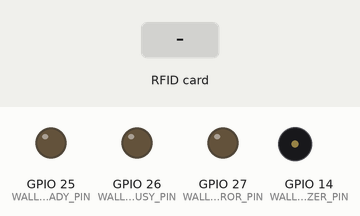
A program run on a simulated ESP32. Shown: output pins drawn as LEDs (lit = HIGH), buzzer (waves = sounding). The test bench sets the inputs (shaded band). WiFi joins after 1.5 s; servers stay silent unless stated; random numbers use the default seed unless the program sets one; what the program prints to the serial monitor is not drawn.

Above: at 0.0 s.
At 1.5 s:
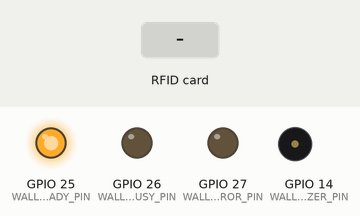
1.6 s: RFID card 5E 7A 19 C4 held to the reader
At 1.66 s:
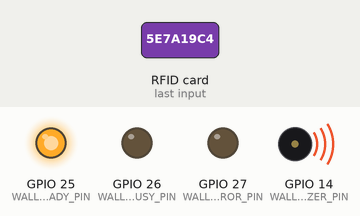
Timing chart, 0 to 4.6 s (numbered marks = the images above; inputs shaded):
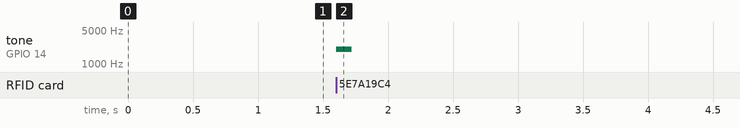

Measured:
- after the input at 1.6 s, tone on GPIO 14 (WALLREADER_BUZZER_PIN): silent → 2000 Hz at once, → silent 0.12 s later

The program:

main.cpp
```cpp
#include <Arduino.h>
#include "Config.h"
#include "Pn532NfcReader.h"
#include "LocalDebugTransport.h"
#include "HttpWallTapTransport.h"
#include "FeedbackController.h"
#include "WifiManager.h"
#include "WallReaderController.h"

static Pn532NfcReader nfcReader(WALLREADER_PN532_IRQ_PIN, WALLREADER_PN532_RESET_PIN);
static FeedbackController feedback(WALLREADER_LED_READY_PIN, WALLREADER_LED_BUSY_PIN,
                                    WALLREADER_LED_ERROR_PIN, WALLREADER_BUZZER_PIN);
static WifiManager wifi(WALLREADER_WIFI_SSID, WALLREADER_WIFI_PASSWORD,
                         WALLREADER_WIFI_CONNECT_TIMEOUT_MS, WALLREADER_WIFI_RETRY_INTERVAL_MS);

static LocalDebugTransport localDebugTransport(WALLREADER_PRODUCTION_MODE != 0);

#if WALLREADER_ENABLE_HTTP_TRANSPORT
static HttpWallTapTransport httpTransport(WALLREADER_BACKEND_URL);
static WallTapTransport* activeTransport = &httpTransport;
#else
static WallTapTransport* activeTransport = &localDebugTransport;
#endif

static WallReaderController controller(
    &nfcReader,
    activeTransport,
    &feedback,
    WALLREADER_READER_DEVICE_ID,
    WALLREADER_WALL_ID,
    WALLREADER_FIRMWARE_VERSION,
    WALLREADER_DUPLICATE_SUPPRESSION_WINDOW_MS,
    WALLREADER_BUSY_COOLDOWN_WINDOW_MS);

void setup() {
  Serial.begin(115200);
  delay(300);
  Serial.println("=== Wall Reader Firmware (Phase 1.25 spike) ===");
  Serial.printf("readerDeviceId=%s wallId=%s firmwareVersion=%s\n",
                WALLREADER_READER_DEVICE_ID, WALLREADER_WALL_ID, WALLREADER_FIRMWARE_VERSION);
#if WALLREADER_PRODUCTION_MODE
  Serial.println("productionMode=1 (raw UID will never be logged)");
#else
  Serial.println("productionMode=0 (spike build - raw UID hex is logged for test verification only)");
#endif

  wifi.begin();
  controller.begin();
}

void loop() {
  wifi.update();
  controller.update();
}
```

FeedbackController.cpp
```cpp
#include "FeedbackController.h"

FeedbackController::FeedbackController(uint8_t readyPin, uint8_t busyPin, uint8_t errorPin, uint8_t buzzerPin)
    : readyPin_(readyPin), busyPin_(busyPin), errorPin_(errorPin), buzzerPin_(buzzerPin) {}

void FeedbackController::begin() {
  pinMode(readyPin_, OUTPUT);
  pinMode(busyPin_, OUTPUT);
  pinMode(errorPin_, OUTPUT);
  pinMode(buzzerPin_, OUTPUT);
  showReady();
}

void FeedbackController::setLeds(bool ready, bool busy, bool error) {
  digitalWrite(readyPin_, ready ? HIGH : LOW);
  digitalWrite(busyPin_, busy ? HIGH : LOW);
  digitalWrite(errorPin_, error ? HIGH : LOW);
}

void FeedbackController::beep(uint16_t freqHz, uint16_t durationMs) {
  tone(buzzerPin_, freqHz, durationMs);
}

void FeedbackController::showReady() {
  setLeds(true, false, false);
}

void FeedbackController::showSuccess() {
  // Ready LED stays lit (the reader IS still ready-ish from the member's
  // point of view) with a short confirming beep layered on top.
  setLeds(true, false, false);
  beep(2000, 120);
}

void FeedbackController::showBusy() {
  setLeds(false, true, false);
  beep(1200, 80);
}

void FeedbackController::showError() {
  setLeds(false, false, true);
  beep(400, 300);
}
```

FeedbackController.h
```cpp
#pragma once

#include <Arduino.h>

// Drives the three status LEDs (READY/BUSY/ERROR) and the piezo buzzer.
// Every show*() call is expected to complete in well under the <250ms
// latency target from docs/TEST_PROTOCOL.md - digitalWrite is immediate and
// tone() returns immediately (it runs off an LEDC hardware timer), so
// callers should invoke these before doing anything slower (transport
// calls, Wi-Fi, etc).
class FeedbackController {
public:
  FeedbackController(uint8_t readyPin, uint8_t busyPin, uint8_t errorPin, uint8_t buzzerPin);

  void begin();
  void showReady();
  void showSuccess();
  void showBusy();
  void showError();

private:
  uint8_t readyPin_, busyPin_, errorPin_, buzzerPin_;

  void setLeds(bool ready, bool busy, bool error);
  void beep(uint16_t freqHz, uint16_t durationMs);
};
```

HttpWallTapTransport.cpp
```cpp
#include "HttpWallTapTransport.h"
#include <Arduino.h>
#include <HTTPClient.h>
#include <WiFi.h>

HttpWallTapTransport::HttpWallTapTransport(const char* backendUrl) : backendUrl_(backendUrl) {}

bool HttpWallTapTransport::begin() {
  Serial.println("[transport] HttpWallTapTransport constructed but unauthenticated - "
                  "device auth/signature/replay-protection protocol is not yet defined. "
                  "Do not rely on this outside explicit future protocol work.");
  return true;
}

bool HttpWallTapTransport::sendTapEvent(const WallTapEvent& event) {
  if (WiFi.status() != WL_CONNECTED) {
    Serial.println("[transport] HttpWallTapTransport: no Wi-Fi, cannot send");
    return false;
  }

  // Illustrative only: matches the fields onWallTapEvent will need for
  // backend-side wristband-credential resolution, per
  // docs/ROUTE_ATTRIBUTION_PLAN.md. "signature" is intentionally null - no
  // auth/signing protocol exists yet. Do not point this at a real endpoint
  // or treat a 200 as a verified event until that protocol is designed.
  String payload = String("{") +
      "\"eventId\":\"" + event.eventId + "\"," +
      "\"readerDeviceId\":\"" + event.readerDeviceId + "\"," +
      "\"wallId\":\"" + event.wallId + "\"," +
      "\"firmwareVersion\":\"" + event.firmwareVersion + "\"," +
      "\"timestampMs\":" + String((unsigned long)event.timestampMs) + "," +
      "\"rawUidHex\":\"" + wallTapEventUidHex(event) + "\"," +
      "\"signature\":null" +
      "}";

  HTTPClient http;
  http.begin(backendUrl_);
  http.addHeader("Content-Type", "application/json");
  int statusCode = http.POST(payload);
  http.end();

  if (statusCode <= 0) {
    Serial.printf("[transport] HttpWallTapTransport POST failed: %d\n", statusCode);
    return false;
  }
  return statusCode >= 200 && statusCode < 300;
}
```

HttpWallTapTransport.h
```cpp
#pragma once

#include "WallTapTransport.h"

// Future-facing stub only - NOT used in Phase 1.25 (see
// WALLREADER_ENABLE_HTTP_TRANSPORT in Config.h, which defaults to 0).
//
// No onWallTapEvent Cloud Function exists yet, and the device
// authentication / signature / replay-protection protocol is not decided.
// Do not enable this transport, and do not treat a 200 response from it as
// a verified event, until that protocol is designed and a real backend
// endpoint exists to receive it. See docs/WALL_TAP_EVENT_CONTRACT.md for
// what the eventual request needs to carry.
//
// This class exists now so (a) the eventual swap from LocalDebugTransport
// is a one-line change in main.cpp, and (b) the future request shape can be
// reviewed/discussed ahead of time without being load-bearing yet.
class HttpWallTapTransport : public WallTapTransport {
public:
  explicit HttpWallTapTransport(const char* backendUrl);

  bool begin() override;
  bool sendTapEvent(const WallTapEvent& event) override;

private:
  const char* backendUrl_;
};
```

LocalDebugTransport.cpp
```cpp
#include "LocalDebugTransport.h"
#include <Arduino.h>

LocalDebugTransport::LocalDebugTransport(bool productionMode) : productionMode_(productionMode) {}

bool LocalDebugTransport::begin() {
  Serial.println("[transport] LocalDebugTransport active - events are logged over Serial only, nothing leaves the device");
  return true;
}

bool LocalDebugTransport::sendTapEvent(const WallTapEvent& event) {
  Serial.print("{\"eventId\":\"");
  Serial.print(event.eventId);
  Serial.print("\",\"readerDeviceId\":\"");
  Serial.print(event.readerDeviceId);
  Serial.print("\",\"wallId\":\"");
  Serial.print(event.wallId);
  Serial.print("\",\"firmwareVersion\":\"");
  Serial.print(event.firmwareVersion);
  Serial.print("\",\"timestampMs\":");
  Serial.print((unsigned long)event.timestampMs);
  Serial.print(",\"uidLength\":");
  Serial.print(event.rawUidLength);

  // WALLREADER_PRODUCTION_MODE hard-gates raw UID logging. Do not add a
  // second flag that can re-enable this, and do not persist the UID to
  // NVS/SPIFFS anywhere in this codebase - it must stay stack-only.
  if (!productionMode_) {
    Serial.print(",\"rawUidHex\":\"");
    Serial.print(wallTapEventUidHex(event));
    Serial.print("\"");
  }
  Serial.println("}");
  return true;
}
```

LocalDebugTransport.h
```cpp
#pragma once

#include "WallTapTransport.h"

// Logs a structured WallTapEvent to Serial. Nothing leaves the device -
// this is what lets the hardware spike (docs/TEST_PROTOCOL.md) run before
// any backend exists. See docs/WALL_TAP_EVENT_CONTRACT.md for the exact
// logged shape.
class LocalDebugTransport : public WallTapTransport {
public:
  explicit LocalDebugTransport(bool productionMode);

  bool begin() override;
  bool sendTapEvent(const WallTapEvent& event) override;

private:
  bool productionMode_;
};
```

NfcReaderAdapter.h
```cpp
#pragma once

#include <Arduino.h>

// Mirrors the Kotlin-side NfcReaderAdapter interface from
// docs/ROUTE_ATTRIBUTION_PLAN.md (§2 correction) so the eventual
// software/hardware split stays conceptually aligned. This is the firmware
// side: one concrete chip driver per supported reader.
class NfcReaderAdapter {
public:
  virtual ~NfcReaderAdapter() = default;

  // Initializes the chip. Returns false on failure (wiring/power/i2c fault).
  virtual bool begin() = 0;

  virtual bool isConnected() = 0;

  // Non-blocking-ish poll (short internal timeout only, see the concrete
  // implementation) for a tag present since the last call. Returns true and
  // fills uid/uidLength when one was read.
  virtual bool pollForTag(uint8_t* uid, uint8_t& uidLength, uint8_t maxUidLength) = 0;
};
```

Pn532NfcReader.cpp
```cpp
#include "Pn532NfcReader.h"

Pn532NfcReader::Pn532NfcReader(uint8_t irqPin, uint8_t resetPin)
    : nfc_(irqPin, resetPin) {}

bool Pn532NfcReader::begin() {
  nfc_.begin();
  uint32_t versionData = nfc_.getFirmwareVersion();
  if (!versionData) {
    connected_ = false;
    return false;
  }
  nfc_.SAMConfig();
  connected_ = true;
  return true;
}

bool Pn532NfcReader::isConnected() {
  return connected_;
}

bool Pn532NfcReader::pollForTag(uint8_t* uid, uint8_t& uidLength, uint8_t maxUidLength) {
  if (!connected_) return false;

  uint8_t buffer[7];
  uint8_t length = 0;
  // Short timeout keeps the caller's loop responsive for feedback latency
  // and Wi-Fi/state-machine housekeeping between polls.
  bool found = nfc_.readPassiveTargetID(PN532_MIFARE_ISO14443A, buffer, &length, 30);
  if (!found) return false;

  uidLength = min(length, maxUidLength);
  memcpy(uid, buffer, uidLength);
  return true;
}
```

Pn532NfcReader.h
```cpp
#pragma once

#include "NfcReaderAdapter.h"
#include <Adafruit_PN532.h>

// I2C-mode PN532 driver. See docs/WIRING.md for the pinout this expects.
class Pn532NfcReader : public NfcReaderAdapter {
public:
  Pn532NfcReader(uint8_t irqPin, uint8_t resetPin);

  bool begin() override;
  bool isConnected() override;
  bool pollForTag(uint8_t* uid, uint8_t& uidLength, uint8_t maxUidLength) override;

private:
  Adafruit_PN532 nfc_;
  bool connected_ = false;
};
```

WallReaderController.cpp
```cpp
#include "WallReaderController.h"
#include <string.h>
#include <esp_system.h> // esp_random()

WallReaderController::WallReaderController(NfcReaderAdapter* reader,
                                             WallTapTransport* transport,
                                             FeedbackController* feedback,
                                             const char* readerDeviceId,
                                             const char* wallId,
                                             const char* firmwareVersion,
                                             uint32_t duplicateSuppressionWindowMs,
                                             uint32_t busyCooldownWindowMs)
    : reader_(reader),
      transport_(transport),
      feedback_(feedback),
      readerDeviceId_(readerDeviceId),
      wallId_(wallId),
      firmwareVersion_(firmwareVersion),
      duplicateSuppressionWindowMs_(duplicateSuppressionWindowMs),
      busyCooldownWindowMs_(busyCooldownWindowMs) {}

void WallReaderController::begin() {
  feedback_->begin();
  if (!reader_->begin()) {
    handleReaderInitFailure();
    return;
  }
  transport_->begin();
  mode_ = ReaderMode::READY;
  feedback_->showReady();
}

void WallReaderController::handleReaderInitFailure() {
  mode_ = ReaderMode::ERROR;
  feedback_->showError();
  Serial.println("[reader] NFC reader init failed - check wiring/power (see docs/WIRING.md)");
}

bool WallReaderController::sameUid(const uint8_t* uid, uint8_t len) const {
  if (len != lastUidLength_) return false;
  return memcmp(uid, lastUid_, len) == 0;
}

void WallReaderController::generateEventId(char* out17Bytes) {
  uint32_t a = esp_random();
  uint32_t b = esp_random() ^ (eventCounter_++);
  snprintf(out17Bytes, 17, "%08lX%08lX", (unsigned long)a, (unsigned long)b);
}

void WallReaderController::update() {
  if (mode_ == ReaderMode::ERROR) {
    // Periodically retry init so a transient wiring/power glitch recovers
    // without a manual reboot.
    if (millis() - lastReinitAttemptMs_ > 3000) {
      lastReinitAttemptMs_ = millis();
      if (reader_->begin()) {
        mode_ = ReaderMode::READY;
        feedback_->showReady();
        Serial.println("[reader] recovered from ERROR");
      }
    }
    return;
  }

  uint8_t uid[WallTapEvent::kMaxUidLength];
  uint8_t uidLength = 0;
  bool tagPresent = reader_->pollForTag(uid, uidLength, WallTapEvent::kMaxUidLength);

  unsigned long now = millis();

  if (mode_ == ReaderMode::BUSY && now >= busyUntilMs_) {
    mode_ = ReaderMode::READY;
    feedback_->showReady();
  }

  if (!tagPresent) return;

  bool isDuplicate = sameUid(uid, uidLength) &&
                      (now - lastTapUidSeenAtMs_ < duplicateSuppressionWindowMs_);
  if (isDuplicate) {
    // Same physical tap still lingering near the reader - extend the
    // window but do not re-fire, and do not touch feedback/mode.
    lastTapUidSeenAtMs_ = now;
    return;
  }

  if (mode_ == ReaderMode::BUSY) {
    // A genuinely different tap arrived while a prior one is still
    // "active" - signal BUSY, do not process it as a new event.
    feedback_->showBusy();
    return;
  }

  WallTapEvent event{};
  event.readerDeviceId = readerDeviceId_;
  event.wallId = wallId_;
  event.firmwareVersion = firmwareVersion_;
  event.timestampMs = (uint64_t)now;
  generateEventId(event.eventId);
  memcpy(event.rawUid, uid, uidLength);
  event.rawUidLength = uidLength;

  memcpy(lastUid_, uid, uidLength);
  lastUidLength_ = uidLength;
  lastTapUidSeenAtMs_ = now;

  feedback_->showSuccess();
  bool sent = transport_->sendTapEvent(event);
  if (!sent) {
    Serial.println("[transport] sendTapEvent failed");
  }

  mode_ = ReaderMode::BUSY;
  busyUntilMs_ = now + busyCooldownWindowMs_;

  // `event`, including its raw UID, goes out of scope here.
}
```

WallReaderController.h
```cpp
#pragma once

#include <Arduino.h>
#include "NfcReaderAdapter.h"
#include "WallTapTransport.h"
#include "FeedbackController.h"
#include "WallTapEvent.h"

enum class ReaderMode { READY, BUSY, ERROR };

// Owns the tap lifecycle: poll -> debounce/duplicate-suppress -> feedback ->
// transport dispatch. See docs/TEST_PROTOCOL.md for the exact behaviors
// this is meant to satisfy (duplicate tap vs. busy-window tap, error
// recovery, etc).
class WallReaderController {
public:
  WallReaderController(NfcReaderAdapter* reader,
                        WallTapTransport* transport,
                        FeedbackController* feedback,
                        const char* readerDeviceId,
                        const char* wallId,
                        const char* firmwareVersion,
                        uint32_t duplicateSuppressionWindowMs,
                        uint32_t busyCooldownWindowMs);

  void begin();
  // Call every loop() iteration.
  void update();

private:
  NfcReaderAdapter* reader_;
  WallTapTransport* transport_;
  FeedbackController* feedback_;
  const char* readerDeviceId_;
  const char* wallId_;
  const char* firmwareVersion_;
  uint32_t duplicateSuppressionWindowMs_;
  uint32_t busyCooldownWindowMs_;

  ReaderMode mode_ = ReaderMode::READY;
  unsigned long busyUntilMs_ = 0;
  unsigned long lastReinitAttemptMs_ = 0;
  unsigned long lastTapUidSeenAtMs_ = 0;
  uint8_t lastUid_[WallTapEvent::kMaxUidLength] = {0};
  uint8_t lastUidLength_ = 0;
  uint32_t eventCounter_ = 0;

  bool sameUid(const uint8_t* uid, uint8_t len) const;
  void generateEventId(char* out17Bytes);
  void handleReaderInitFailure();
};
```

WallTapEvent.cpp
```cpp
#include "WallTapEvent.h"

String wallTapEventUidHex(const WallTapEvent& event) {
  String hex;
  hex.reserve(event.rawUidLength * 2);
  for (uint8_t i = 0; i < event.rawUidLength; i++) {
    if (event.rawUid[i] < 0x10) hex += '0';
    hex += String(event.rawUid[i], HEX);
  }
  hex.toUpperCase();
  return hex;
}
```

WallTapEvent.h
```cpp
#pragma once

#include <Arduino.h>

// One physical wristband tap. The raw UID lives ONLY in this struct, on the
// stack, for the lifetime of one tap being processed by
// WallReaderController::update() - it is never written to NVS/SPIFFS, and
// LocalDebugTransport only logs it when WALLREADER_PRODUCTION_MODE == 0.
// See docs/WALL_TAP_EVENT_CONTRACT.md for the full field-by-field contract.
struct WallTapEvent {
  static const uint8_t kMaxUidLength = 10;

  const char* readerDeviceId;
  const char* wallId;
  const char* firmwareVersion;

  // Device-relative timestamp (millis since boot). Wall-clock timestamping
  // needs NTP sync, which isn't set up in this phase - Wi-Fi may be down
  // anyway when a tap happens. Revisit once HttpWallTapTransport is real.
  uint64_t timestampMs;

  // 16 hex chars + null terminator. Generated fresh per event; see
  // WallReaderController::generateEventId.
  char eventId[17];

  uint8_t rawUid[kMaxUidLength];
  uint8_t rawUidLength;
};

// Renders rawUid as uppercase hex. Callers must respect
// WALLREADER_PRODUCTION_MODE themselves - this helper does not.
String wallTapEventUidHex(const WallTapEvent& event);
```

WallTapTransport.h
```cpp
#pragma once

#include "WallTapEvent.h"

// Abstraction over "what happens to a WallTapEvent once it's detected."
// Phase 1.25 only wires up LocalDebugTransport (see main.cpp) - this
// interface exists so the future real backend is a one-line swap instead of
// a rewrite, and so hardware can be validated before that backend exists.
class WallTapTransport {
public:
  virtual ~WallTapTransport() = default;

  virtual bool begin() = 0;

  // Returns true if the event was handed off successfully (for
  // LocalDebugTransport: logged; for a real network transport: delivered).
  virtual bool sendTapEvent(const WallTapEvent& event) = 0;
};
```

Source omitted: WifiManager.cpp (1230 bytes), WifiManager.h (866 bytes), Config.h (3060 bytes)
